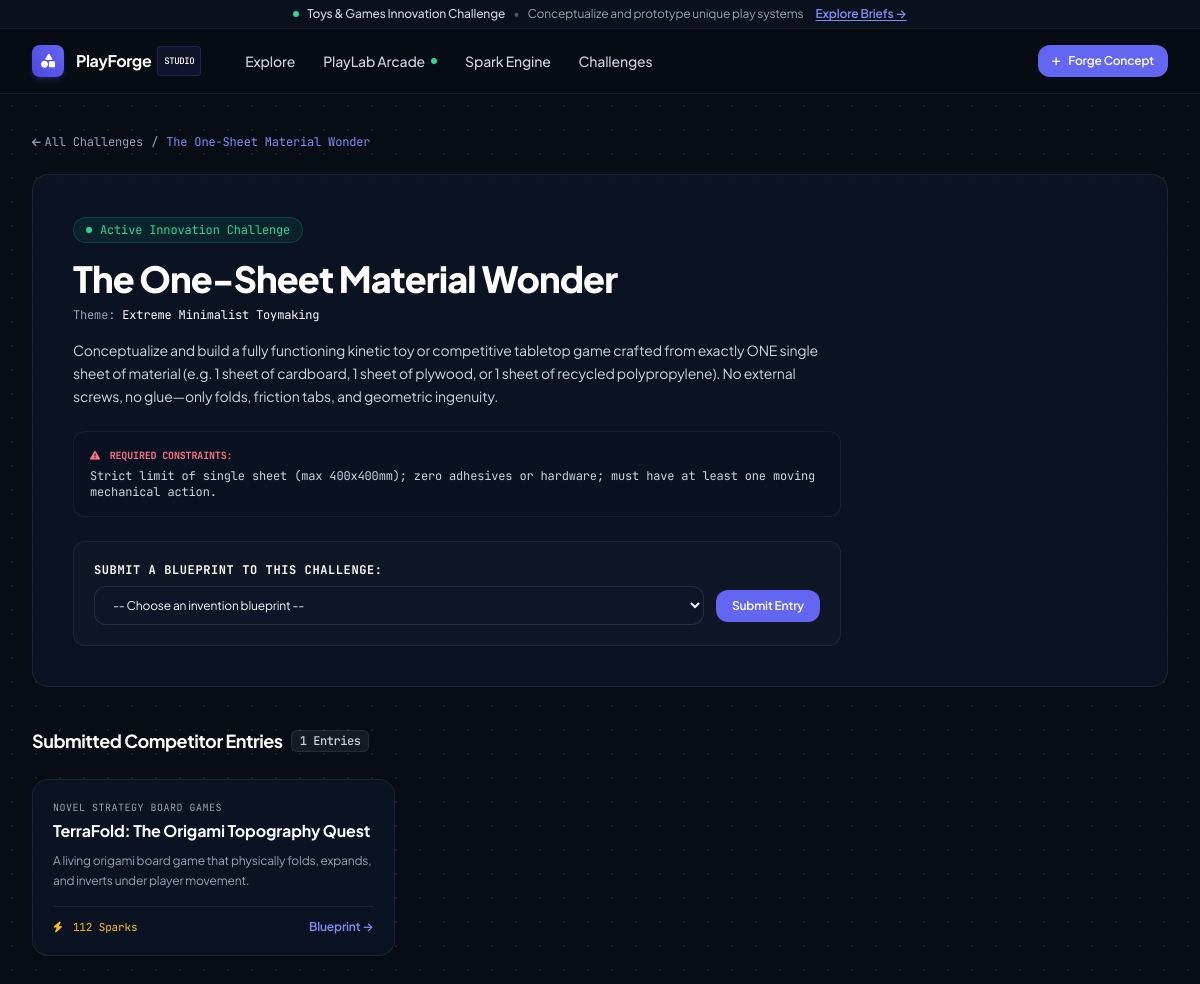
/challenges/the-one-sheet-material-wonder/, run on the app's committed database.
### creations/models.py (models this page shows, shortened)
class DesignChallenge(models.Model):
    title = models.CharField(max_length=200)
    slug = models.SlugField(max_length=220, unique=True, blank=True)
    theme = models.CharField(max_length=150)
    description = models.TextField()
    constraints = models.TextField(help_text="Design rules and required constraints")
    reward_title = models.CharField(max_length=100, default="Master Toymaker Badge")
    is_active = models.BooleanField(default=True)
    created_at = models.DateTimeField(auto_now_add=True)

class ChallengeSubmission(models.Model):
    challenge = models.ForeignKey(DesignChallenge, on_delete=models.CASCADE, related_name='submissions')
    creation = models.ForeignKey(Creation, on_delete=models.CASCADE, related_name='challenge_entries')
    submitted_at = models.DateTimeField(auto_now_add=True)
    class Meta:
        unique_together = ('challenge', 'creation')

class Creation(models.Model):
    TYPE_CHOICES = [
        ('TOY', 'Unique Toy Concept'),
        ('GAME', 'Original Board / Tabletop Game'),
        ('HYBRID', 'Interactive / Digital-Physical Hybrid'),
    ]
    DIFFICULTY_CHOICES = [
        ('EASY', 'Beginner / Family Friendly'),
        ('MEDIUM', 'Intermediate / Hobbyist'),
        ('ADVANCED', 'Advanced / Maker Level'),
        ('MASTER', 'Master / Engineering Prototype'),
    ]
    PROTOTYPE_CHOICES = [
        ('NONE', 'Blueprint Only'),
        ('MARBLE_RUN', 'Kinetic Contraption Sandbox (Interactive)'),
        ('CHROMA_TILES', 'ChromaTiles Tactical Game (Playable)'),
        ('KINETIC_GEARS', 'Gear Motion Toy Simulator (Interactive)'),
        ('RESONANCE_LAB', 'Acoustic Resonance & Chladni Lab (Interactive)'),
    ]
    title = models.CharField(max_length=200)
    slug = models.SlugField(max_length=220, unique=True, blank=True)
    creation_type = models.CharField(max_length=20, choices=TYPE_CHOICES, default='TOY')
    category = models.ForeignKey(Category, on_delete=models.CASCADE, related_name='creations')
    creator = models.ForeignKey(User, on_delete=models.SET_NULL, null=True, blank=True, related_name='creations')
    creator_name = models.CharField(max_length=100, default='ToySmith Studio')
    tagline = models.CharField(max_length=250, help_text="A catchy one-sentence summary of the toy or game.")
    description = models.TextField(help_text="In-depth conceptual overview and how it works.")
    novelty_factor = models.TextField(help_text="What makes this toy or game fundamentally unique and never seen before?")
    target_age_min = models.PositiveIntegerField(default=6)
    target_age_max = models.PositiveIntegerField(default=99)
    player_count_min = models.PositiveIntegerField(default=1)
    player_count_max = models.PositiveIntegerField(default=4)
    play_time_minutes = models.PositiveIntegerField(default=20, help_text="Estimated play session or build duration in minutes.")
    difficulty = models.CharField(max_length=20, choices=DIFFICULTY_CHOICES, default='MEDIUM')
    materials_needed = models.TextField(help_text="Comma-separated or line-separated list of required parts/materials.")
    tools_required = models.TextField(blank=True, help_text="Tools needed to assemble or craft (e.g., 3D printer, scissors, glue).")
    rules_or_instructions = models.TextField(help_text="Rules of play or step-by-step assembly instructions.")
    safety_advisories = models.TextField(blank=True, default="Contains small components. Not suitable for children under 3 years.")
    stem_fields = models.CharField(max_length=200, default="Physics, Mechanics, Spatial Logic", help_text="Relevant STEM disciplines.")
    prototype_type = models.CharField(max_length=30, choices=PROTOTYPE_CHOICES, default='NONE')
    banner_color = models.CharField(max_length=50, default='from-indigo-600 to-purple-600')
    badge_tag = models.CharField(max_length=50, blank=True, default='Featured Innovation')
    sparks_count = models.PositiveIntegerField(default=0)
    views_count = models.PositiveIntegerField(default=0)
    is_featured = models.BooleanField(default=False)
    created_at = models.DateTimeField(auto_now_add=True)
    updated_at = models.DateTimeField(auto_now=True)
    class Meta:
        ordering = ['-sparks_count', '-created_at']

class Category(models.Model):
    name = models.CharField(max_length=100, unique=True)
    slug = models.SlugField(max_length=100, unique=True, blank=True)
    description = models.TextField(blank=True)
    icon = models.CharField(max_length=50, default='puzzle-piece', help_text="FontAwesome or Lucide icon name")
    accent_color = models.CharField(max_length=20, default='#6366f1')
    class Meta:
        verbose_name_plural = "Categories"
        ordering = ['name']

### creations/views.py (the view, shortened to what this page needs)
# urls.py: path('challenges/<slug:slug>/', views.challenge_detail, name='challenge_detail'),
def challenge_detail(request, slug):
    challenge = get_object_or_404(DesignChallenge, slug=slug)
    submissions = ChallengeSubmission.objects.filter(challenge=challenge).select_related('creation')
    user_creations = Creation.objects.all()
    context = {
        'challenge': challenge,
        'submissions': submissions,
        'user_creations': user_creations,
    }
    return render(request, 'creations/challenge_detail.html', context)

### templates/creations/challenge_detail.html (shortened to what this page needs)
{% extends 'base.html' %}
{% load static %}
{% block content %}
<div class="bg-grid-pattern min-h-screen py-10">
    <div class="max-w-7xl mx-auto px-4 sm:px-6 lg:px-8">
        <div class="flex items-center gap-2 text-xs font-mono text-slate-400 mb-6">
            <a href="{% url 'creations:challenges_list' %}" class="hover:text-white flex items-center gap-1">
                <i class="fa-solid fa-arrow-left text-[10px]"></i>
                <span>All Challenges</span>
            </a>
            <span>/</span>
            <span class="text-brand-400">{{ challenge.title }}</span>
        </div>
        <div class="pro-card p-6 sm:p-10 mb-10">
            <div class="max-w-3xl">
                <div class="inline-flex items-center gap-2 px-3 py-1 rounded-full bg-emerald-500/10 border border-emerald-500/20 text-emerald-400 text-xs font-mono mb-4">
                    <span class="w-1.5 h-1.5 rounded-full bg-emerald-400 animate-pulse"></span>
                    Active Innovation Challenge
                </div>
                <h1 class="text-3xl sm:text-4xl font-extrabold text-white tracking-tight mb-2">
                    {{ challenge.title }}
                </h1>
                <p class="text-xs font-mono text-slate-400 mb-4">
                    Theme: <span class="text-white">{{ challenge.theme }}</span>
                </p>
                <p class="text-sm text-slate-300 leading-relaxed mb-6 font-normal">
                    {{ challenge.description }}
                </p>
                <div class="p-4 rounded-xl bg-slate-900/60 border border-white/[0.06] text-xs text-slate-300 mb-6 font-mono">
                    <strong class="text-rose-400 uppercase text-[10px] block mb-1">
                        <i class="fa-solid fa-triangle-exclamation mr-1"></i> Required Constraints:
                    </strong>
                    {{ challenge.constraints }}
                </div>
                <div class="p-5 rounded-xl bg-white/[0.02] border border-white/[0.06]">
                    <h3 class="text-xs font-mono font-bold text-white uppercase tracking-wider mb-2">
                        Submit a Blueprint to this Challenge:
                    </h3>
                    <form method="POST" class="flex flex-col sm:flex-row items-center gap-3">
                        <select name="creation_id" class="form-select text-xs">
                            <option value="">-- Choose an invention blueprint --</option>
                        </select>
                        <button type="submit" class="btn-primary w-full sm:w-auto text-xs py-2 px-4 whitespace-nowrap">
                            Submit Entry
                        </button>
                    </form>
                </div>
            </div>
        </div>
        <div>
            <h2 class="text-lg font-bold text-white mb-6 flex items-center gap-2 tracking-tight">
                <span>Submitted Competitor Entries</span>
                <span class="text-xs font-mono font-medium px-2 py-0.5 rounded-md bg-white/[0.06] text-slate-300 border border-white/[0.08]">
                    {{ submissions|length }} Entries
                </span>
            </h2>
            {% if submissions %}
            <div class="grid grid-cols-1 md:grid-cols-3 gap-6">
                {% for sub in submissions %}
                <div class="pro-card p-5 flex flex-col justify-between">
                    <div>
                        <span class="text-[10px] font-mono uppercase tracking-wider text-slate-400 block mb-1">
                            {{ sub.creation.category.name }}
                        </span>
                        <h3 class="text-base font-bold text-white mb-2">
                            <a href="{% url 'creations:detail' sub.creation.slug %}" class="hover:text-brand-400 transition-colors">
                                {{ sub.creation.title }}
                            </a>
                        </h3>
                        <p class="text-xs text-slate-400 line-clamp-3 mb-4 leading-relaxed">
                            {{ sub.creation.tagline }}
                        </p>
                    </div>
                    <div class="pt-3 border-t border-white/[0.06] flex items-center justify-between text-xs">
                        <span class="text-amber-400 font-mono text-[11px]">
                            <i class="fa-solid fa-bolt mr-1"></i> {{ sub.creation.sparks_count }} Sparks
                        </span>
                        <a href="{% url 'creations:detail' sub.creation.slug %}" class="text-brand-400 hover:text-white font-semibold">
                            Blueprint &rarr;
                        </a>
                    </div>
                </div>
                {% endfor %}
            </div>
            {% else %}
            <div class="pro-card p-8 text-center max-w-md mx-auto">
                <i class="fa-solid fa-box-open text-slate-400 text-2xl mb-2"></i>
                <p class="text-xs text-slate-400">No entries submitted yet. Be the first innovator to enter!</p>
            </div>
            {% endif %}
        </div>
    </div>
</div>
{% endblock %}

### static/css/style.css (style rules this page uses)
:root { --bg-primary: #090d16; --bg-surface: #0f172a; --bg-elevated: #172033; --border-subtle: rgba(255, 255, 255, 0.07); --border-hover: rgba(255, 255, 255, 0.16); --accent: #6366f1; --accent-glow: rgba(99, 102, 241, 0.15); }
body { font-family: 'Plus Jakarta Sans', -apple-system, BlinkMacSystemFont, 'Segoe UI', Roboto, sans-serif; background-color: var(--bg-primary); color: #f1f5f9; letter-spacing: -0.01em; }
.bg-grid-pattern { background-color: #080c15; background-image: radial-gradient(rgba(255, 255, 255, 0.08) 1px, transparent 1px); background-size: 24px 24px; }
.pro-card { background: rgba(15, 23, 42, 0.65); backdrop-filter: blur(16px); -webkit-backdrop-filter: blur(16px); border: 1px solid var(--border-subtle); border-radius: 1rem; transition: all 0.25s cubic-bezier(0.16, 1, 0.3, 1); }
.form-input, .form-select, .form-textarea { width: 100%; background-color: rgba(15, 23, 42, 0.85); border: 1px solid rgba(255, 255, 255, 0.1); border-radius: 0.75rem; padding: 0.625rem 0.875rem; color: #f8fafc; font-size: 0.875rem; transition: all 0.2s ease; }
.form-select option { background-color: #0f172a; color: #f8fafc; }
.btn-primary { background: #6366f1; color: #ffffff; font-weight: 600; font-size: 0.875rem; padding: 0.625rem 1.25rem; border-radius: 0.75rem; transition: all 0.2s ease; display: inline-flex; align-items: center; justify-content: center; gap: 0.5rem; }

### data on the page
DesignChallenge: title "The One-Sheet Material Wonder", theme "Extreme Minimalist Toymaking", description "Conceptualize and build a fully functioning kinetic toy or competitive tabletop game crafted from exactly ONE single sheet of material (e.g. 1 sheet of cardboard, 1 sheet of plywood, or 1 sheet of recycled polypropylene). No external screws, no glue—only folds, friction tabs, and geometric ingenuity.", constraints "Strict limit of single sheet (max 400x400mm); zero adhesives or hardware; must have at least one moving mechanical action."
ChallengeSubmission: creation.category.name "NOVEL STRATEGY BOARD GAMES", creation "TerraFold: The Origami Topography Quest", creation.tagline "A living origami board game that physically folds, expands, and inverts under player movement.", creation.sparks_count "112"

### other printed values
{{ submissions|length }} "1"
